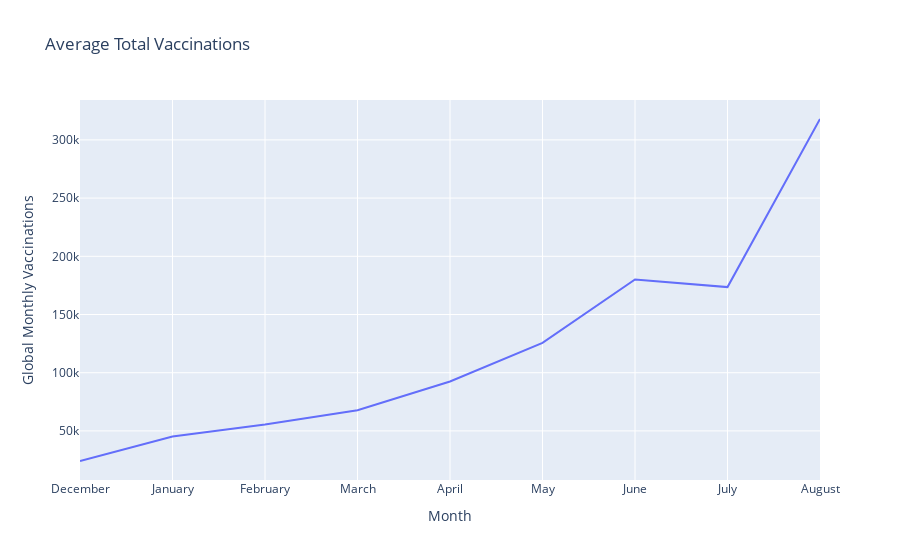

The notebook cell this image was saved under:
### Markdown cell above
Good!

### Code cell
# Lineplot to see the full progress
fig = px.line(avg, 
             x='date', 
             y='daily_vaccinations',
             labels = {'daily_vaccinations' : 'Global Monthly Vaccinations', 'date' : 'Month'},
             title = "Average Total Vaccinations"
            )
fig.show()

### Figure 1 — Plotly figure (JSON) as saved in the notebook; plotly's stock layout.template omitted (floating-point values rounded to 4 significant figures)
{"data": [{"hovertemplate": "Month=%{x}<br>Global Monthly Vaccinations=%{y}<extra></extra>", "legendgroup": "", "line": {"color": "#636efa", "dash": "solid"}, "mode": "lines", "name": "", "orientation": "v", "showlegend": false, "type": "scatter", "x": ["December", "January", "February", "March", "April", "May", "June", "July", "August"], "xaxis": "x", "y": [24180.0, 45160.0, 55470.0, 67840.0, 92490.0, 125600.0, 180100.0, 173500.0, 317900.0], "yaxis": "y"}], "layout": {"legend": {"tracegroupgap": 0}, "title": {"text": "Average Total Vaccinations"}, "xaxis": {"anchor": "y", "domain": [0, 1], "title": {"text": "Month"}}, "yaxis": {"anchor": "x", "domain": [0, 1], "title": {"text": "Global Monthly Vaccinations"}}}}
